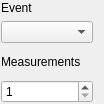
   <widget class="QWidget" name="gridLayoutWidget">
    <property name="geometry">
     <rect>
      <x>840</x>
      <y>130</y>
      <width>104</width>
      <height>104</height>
     </rect>
    </property>
    <layout class="QVBoxLayout" name="verticalLayout_3" stretch="0,1,1,1">
     <property name="leftMargin">
      <number>1</number>
     </property>
     <property name="topMargin">
      <number>1</number>
     </property>
     <property name="bottomMargin">
      <number>1</number>
     </property>
     <item>
      <widget class="QLabel" name="label_10">
       <property name="autoFillBackground">
        <bool>false</bool>
       </property>
       <property name="text">
        <string>Event</string>
       </property>
       <property name="alignment">
        <set>Qt::AlignLeading|Qt::AlignLeft|Qt::AlignVCenter</set>
       </property>
      </widget>
     </item>
     <item>
      <widget class="QComboBox" name="event_comboBox">
       <property name="currentIndex">
        <number>-1</number>
       </property>
      </widget>
     </item>
     <item>
      <widget class="QLabel" name="label_11">
       <property name="autoFillBackground">
        <bool>false</bool>
       </property>
       <property name="text">
        <string>Measurements</string>
       </property>
       <property name="alignment">
        <set>Qt::AlignLeading|Qt::AlignLeft|Qt::AlignVCenter</set>
       </property>
      </widget>
     </item>
     <item>
      <widget class="QSpinBox" name="numevents_spinBox">
       <property name="minimum">
        <number>1</number>
       </property>
       <property name="maximum">
        <number>10000</number>
       </property>
      </widget>
     </item>
    </layout>
   </widget>
